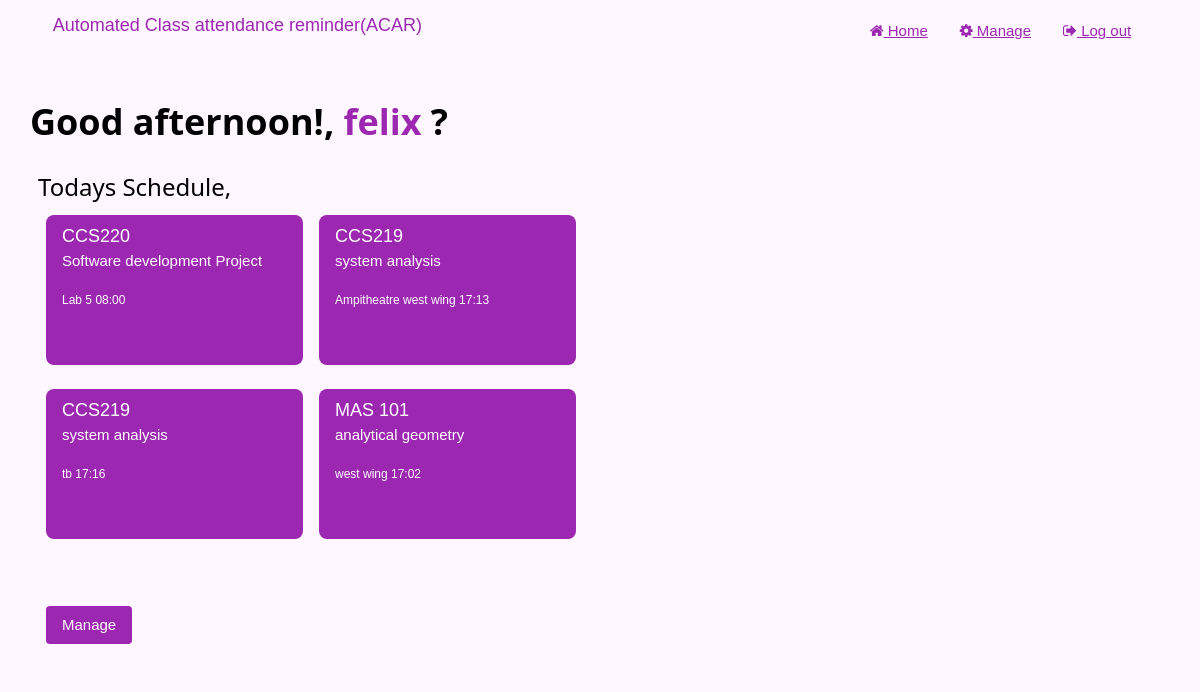
/ (signed in), run on the app's committed database.
### tables this page shows
CREATE TABLE `reminders` (
  `reminder_id` int(11) NOT NULL,
  `unit` varchar(40) NOT NULL,
  `time` varchar(15) NOT NULL,
  `venue` varchar(30) NOT NULL,
  `group` varchar(50) NOT NULL,
  `dayOfTheWeek` varchar(15) NOT NULL,
  `lecturer_id` varchar(40) NOT NULL
);

CREATE TABLE `unitregistration` (
  `unitName` varchar(50) NOT NULL,
  `unitCode` varchar(20) NOT NULL,
  `course` varchar(30) NOT NULL
);

### backend/crud.php (called while the page is built, shortened)
<?php
class Crud
{
    public $conn;
    public function __construct(string $server, string $user, string $password, string $database)
    {
        $this->conn = new mysqli($server, $user, $password, $database);
    }
    public function fetch_data($sql)
    {
        $result = $this->conn->query($sql);
        $array = array();
        while ($row = $result->fetch_assoc()) {
            $array[] = $row;
        }
        return $array;
    }
}
?>

### index.php (the view, shortened to what this page needs)
<?php
include ("./backend/crud.php");
$crud = new Crud("127.0.0.1", "root", "", "acar");
$email = $_SESSION['email'];
?>
<!DOCTYPE html>
<html lang="en">
<head>
    <link rel="stylesheet" type="text/css" href="./css/w3.css">
    <link rel="stylesheet" type="text/css" href="./css/font-awesome/css/font-awesome.min.css">
    <link rel="stylesheet" type="text/css" href="./index.css">
</head>
<body>
    <?php require ("./navigation.php"); ?>
    <br>
    <div class="w3-auto">
        <h1 style="font-weight: bold">
            <?php
            $hour = date('H');
            if ($hour >= 6 && $hour < 12) {
                echo "Good morning!";
            } elseif ($hour >= 12 && $hour < 17) {
                echo "Good afternoon!";
            } else {
                echo "Good evening!";
            }
            ?>, <span class="w3-text-purple">
                <?php echo $_SESSION["fullname"]; ?>
            </span>?
        </h1>
        <div class="w3-row-padding w3-stretch">
            <div class="w3-col l6">
                <div class="w3-row-padding">
                    <h3>Todays Schedule,</h3>
                    <?php
                    if (isset ($_SESSION["admission"])) {
                        $courseCode = $_SESSION["courseCode"];
                        $fetch = $crud->fetch_data("select * from reminders where `group` = '$courseCode'");
                    } else {
                        $fetch = $crud->fetch_data("select * from reminders where `lecturer_id` = '$email'");
                    }
                    foreach ($fetch as $row) {
                        ?>
                        <div class="w3-col l6">
                            <div class="w3-padding w3-purple w3-round-large" style="height: 150px">
                                <span class="w3-large">
                                    <?php echo $row["unit"] ?>
                                </span><br>
                                <span>
                                    <?php
                                    $unitC = $row["unit"];
                                    $fetch2 = $crud->fetch_data("select * from unitregistration where unitCode = '$unitC'");
                                    echo $fetch2[0]["unitName"];
                                    ?>
                                </span>
                                <p><small>
                                        <?php echo $row["venue"] . " " . $row["time"]; ?>
                                    </small></p>
                            </div>
                        </div>
                        <?php
                    }
                    ?>
                </div>
                <br>
                <div class="w3-padding">
                    <a href="manage.php" class="w3-button w3-purple w3-round">
                        Manage
                    </a>
                </div>
            </div>
        </div>
    </div>
</body>
</html>

### navigation.php (shortened to what this page needs)
<div class="w3-bar w3-text-purple w3-padding-large">
    <div class="w3-auto">
        <span class="w3-large"><span class="w3-hide-small">Automated Class attendance reminder</span>(ACAR)</span>
        <div class="w3-right w3-hide-small">
            <a href="./index.php" class="w3-bar-item w3-padding"><i class="fa fa-home"></i>&nbsp;Home</a>
            <a href="./manage.php" class="w3-bar-item w3-padding"><i class="fa fa-cog"></i>&nbsp;Manage</a>
            <a href="./logout.php" class="w3-bar-item w3-padding"><i class="fa fa-sign-out"></i>&nbsp;Log out</a>
        </div>
    </div>
</div>

### css/w3.css (style rules this page uses)
html { box-sizing: border-box; }
*, *:before, *:after { box-sizing: inherit; }
html { -ms-text-size-adjust: 100%; -webkit-text-size-adjust: 100%; }
body { margin: 0; }
a { background-color: transparent; }
small { font-size: 80%; }
html, body { font-family: Verdana, sans-serif; font-size: 15px; line-height: 1.5; }
html { overflow-x: hidden; }
h1 { font-size: 36px; }
h3 { font-size: 24px; }
h1, h2, h3, h4, h5, h6 { font-family: "Segoe UI", Arial, sans-serif; font-weight: 400; margin: 10px 0; }
a { color: inherit; }
.w3-btn, .w3-button { border: none; display: inline-block; padding: 8px 16px; vertical-align: middle; overflow: hidden; text-decoration: none; color: inherit; background-color: inherit; text-align: center; cursor: pointer; white-space: nowrap; }
.w3-btn, .w3-button { -webkit-touch-callout: none; -webkit-user-select: none; -khtml-user-select: none; -moz-user-select: none; -ms-user-select: none; user-select: none; }
.w3-bar { width: 100%; overflow: hidden; }
.w3-bar .w3-bar-item { padding: 8px 16px; float: left; width: auto; border: none; display: block; outline: 0; }
.w3-container:after, .w3-container:before, .w3-panel:after, .w3-panel:before, .w3-row:after, .w3-row:before, .w3-row-padding:after, .w3-row-padding:before, .w3-cell-row:before, .w3-cell-row:after, .w3-clear:after, .w3-clear:before, .w3-bar:before, .w3-bar:after { content: ""; display: table; clear: both; }
.w3-col, .w3-half, .w3-third, .w3-twothird, .w3-threequarter, .w3-quarter { float: left; width: 100%; }
@media (min-width: 993px) { .w3-col.l6 { width: 49.99999%; } }
.w3-stretch { margin-left: -16px; margin-right: -16px; }
.w3-content, .w3-auto { margin-left: auto; margin-right: auto; }
.w3-auto { max-width: 1140px; }
@media (max-width: 1205px) { .w3-auto { max-width: 95%; } }
.w3-round, .w3-round-medium { border-radius: 4px; }
.w3-round-large { border-radius: 8px; }
.w3-row-padding, .w3-row-padding > .w3-half, .w3-row-padding > .w3-third, .w3-row-padding > .w3-twothird, .w3-row-padding > .w3-threequarter, .w3-row-padding > .w3-quarter, .w3-row-padding > .w3-col { padding: 0 8px; }
.w3-large { font-size: 18px !important; }
.w3-padding { padding: 8px 16px !important; }
.w3-padding-large { padding: 12px 24px !important; }
.w3-right { float: right !important; }
.w3-purple, .w3-hover-purple:hover { color: #fff !important; background-color: #9c27b0 !important; }
.w3-text-purple, .w3-hover-text-purple:hover { color: #9c27b0 !important; }

### index.css (style rules this page uses)
body { background-color: #ffeeff77; }
.w3-col div { margin-bottom: 12px; }

### data on the page
reminders: unit "CCS220", unitregistration.unitName "Software development Project", venue "Lab 5", time "08:00"
reminders: unit "CCS219", unitregistration.unitName "system analysis", venue "Ampitheatre west wing", time "17:13"
reminders: unit "CCS219", unitregistration.unitName "system analysis", venue "tb", time "17:16"
reminders: unit "MAS 101", unitregistration.unitName "analytical geometry", venue "west wing", time "17:02"

### other printed values
$_SESSION["fullname"] "felix"
